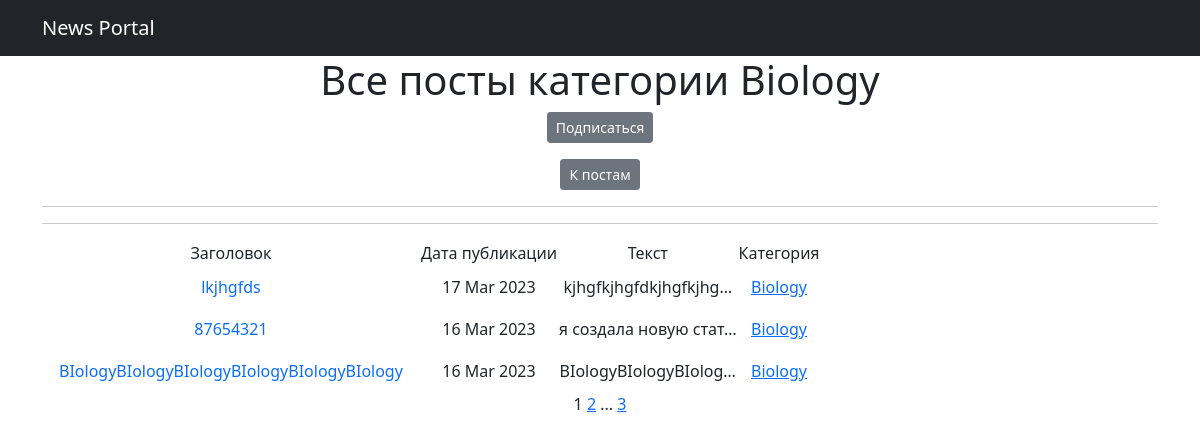
The app's page /posts/categories/3, older data.
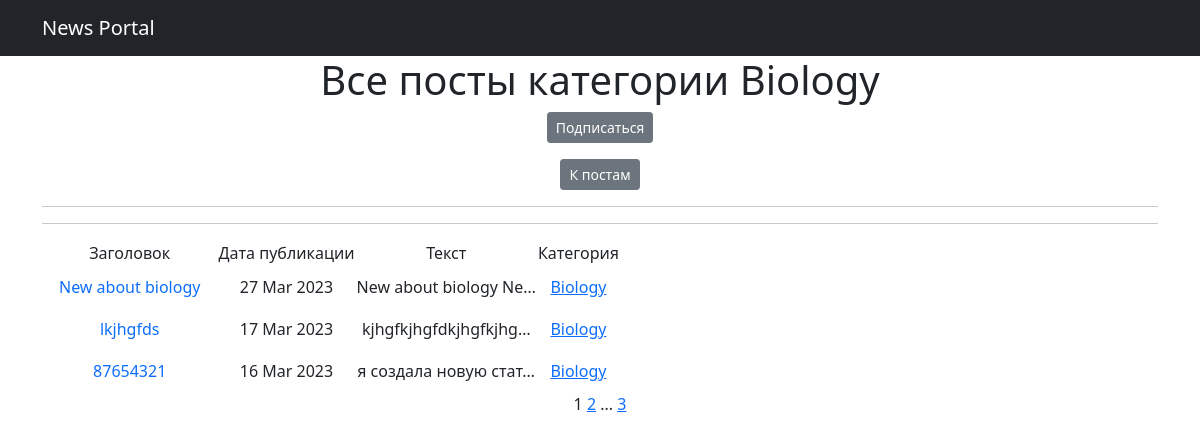
The same page, newer data.
### news/models.py (models this page shows, shortened)
class Post(models.Model):
    author = models.ForeignKey(Author, on_delete=models.CASCADE)
    NEWS = 'NW'
    ARTICLE = 'AR'
    CATEGORY_CHOICES = (
        (NEWS, 'Новость'),
        (ARTICLE, 'Статья'),
    )
    categoryType = models.CharField(max_length=2, choices=CATEGORY_CHOICES, default=ARTICLE)
    dateCreation = models.DateTimeField(auto_now_add=True)
    category = models.ManyToManyField(Category, through='PostCategory')
    title = models.CharField(max_length=128)
    text = models.TextField()
    rating = models.SmallIntegerField(default=0)

class Category(models.Model):
    name = models.CharField(max_length=64, unique=True)
    subscribers = models.ManyToManyField(User, related_name='categories')
    def __str__(self):
        return self.name

### news/views.py (the view)
# urls.py: path('categories/<int:pk>', CategoryListView.as_view(), name='category_list'),
class CategoryListView(ListView):
    model = Post
    template_name = 'category_list.html'
    context_object_name = 'category_posts_list'
    paginate_by = 3
    def get_queryset(self):
        self.category = get_object_or_404(Category, id=self.kwargs['pk'])
        queryset = Post.objects.filter(category=self.category).order_by('-dateCreation')
        return queryset
    def get_context_data(self, **kwargs):
        context = super().get_context_data(**kwargs)
        context['is_not_subscriber'] = self.request.user not in self.category.subscribers.all()
        context['category'] = self.category
        return context

### news/templatetags/custom_filters.py (called while the page is built)
@register.filter()
def censor(text):
    stop_words = ('bad', 'boring')
    for word in text.split():
        if word.lower() in stop_words:
            text = text.replace(word, f"{word[0]}{'*' * (len(word) - 1)}")
    return text

### templates/category_list.html (shortened to what this page needs)
{% extends 'flatpages/default.html' %}
{% load custom_filters %}
{% block content %}
<h1 class="text-center">Все посты категории {{ category }}</h1>
    {% if is_not_subscriber %}
        <p class="text-center"><a href="{% url 'subscribe' category.id %}" class="btn btn-secondary btn-sm">Подписаться</a></p>
    {% endif %}
<p class="text-center"><a href="{% url 'posts_list' %}" class="btn btn-secondary btn-sm">К постам</a></p>
<hr>
<hr>
   {% if category_posts_list %}
       <table>
            <tr>
                <td>
                    Заголовок
                </td>
                <td>
                    Дата публикации
                </td>
                <td>
                   Текст
                </td>
                <td>
                   Категория
                </td>
            </tr>
            {% for post in category_posts_list %}
            <tr>
                <td>
                    <a class="nav-link" href="{% url 'post_detail' post.id %}">{{ post.title|censor }}</a>
                </td>
                <td>
                    {{ post.dateCreation | date:'d M Y' }}
                </td>
                <td>
                    {{ post.text|censor|truncatechars:21 }}
                </td>
                <td>
                    {% for category in post.category.all %}
                       <a href="{% url 'category_list' category.id %}">{{ category }}</a>
                    {% endfor %}
                </td>
                <td>
                </td>
            </tr>
           {% endfor %}
       </table>
   {% endif %}
   {{ page_obj.number }}
   {% if page_obj.has_next %}
       <a href="?page={{ page_obj.next_page_number }}">{{ page_obj.next_page_number }}</a>
       {% if paginator.num_pages != page_obj.next_page_number %}
           ...
           <a href="?page={{ page_obj.paginator.num_pages }}">{{ page_obj.paginator.num_pages }}</a>
       {% endif %}
   {% endif %}
{% endblock content %}

Row changes from the older to the newer data that the page shows:
no longer on this page (row unchanged): Post: title|censor "BIologyBIologyBIologyBIologyBIologyBIology", dateCreation "16 Mar 2023", text|censor "BIologyBIologyBIolog…", Category (name "Biology")
added Post: title|censor "New about biology", dateCreation "27 Mar 2023", text|censor "New about biology Ne…", Category (name "Biology")
